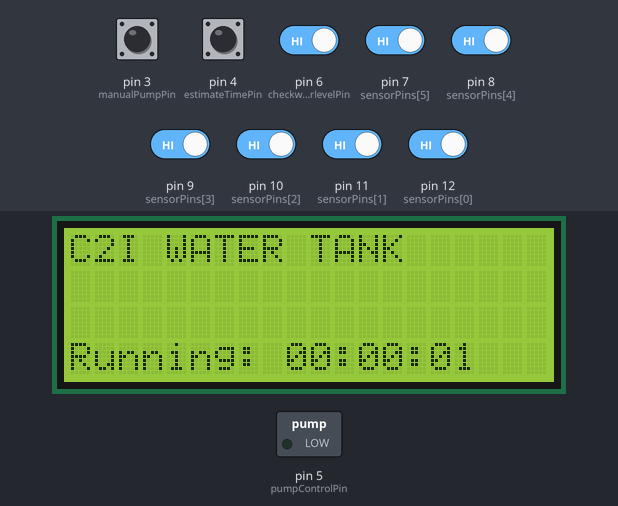
Bench run of a sketch on a simulated Arduino Uno, built with avr-gcc and run on an emulated ATmega328P. Shown: 20×4 character LCD, switched loads named in the sketch (green lamp = pin HIGH). The test bench sets the inputs (shaded band); at power-on: pin 3 (manualPumpPin), pin 4 (estimateTimePin), pin 6 (checkwaterlevelPin), pin 7 (sensorPins[5]), pin 8 (sensorPins[4]), pin 9 (sensorPins[3]), pin 10 (sensorPins[2]), pin 11 (sensorPins[1]), pin 12 (sensorPins[0]) HIGH. What the sketch prints to the serial monitor is not drawn.

Above: at 1.29 s.
1.3 s: pin 3 (manualPumpPin) pulled LOW for 0.15 s
At 4.0 s:
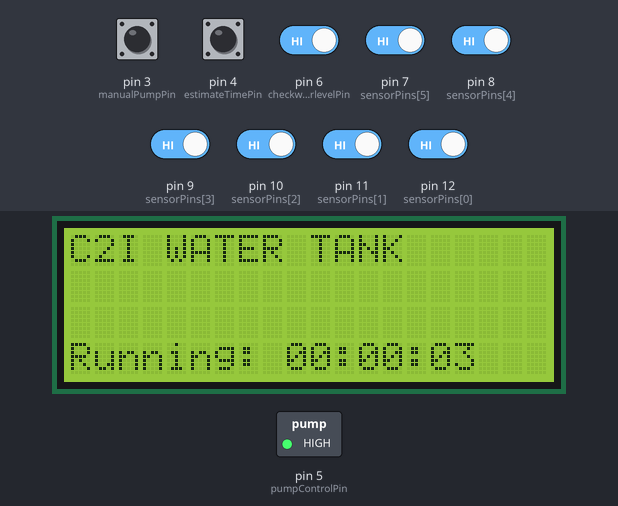
4.4 s: pin 4 (estimateTimePin) pulled LOW for 0.15 s
At 5.7 s:
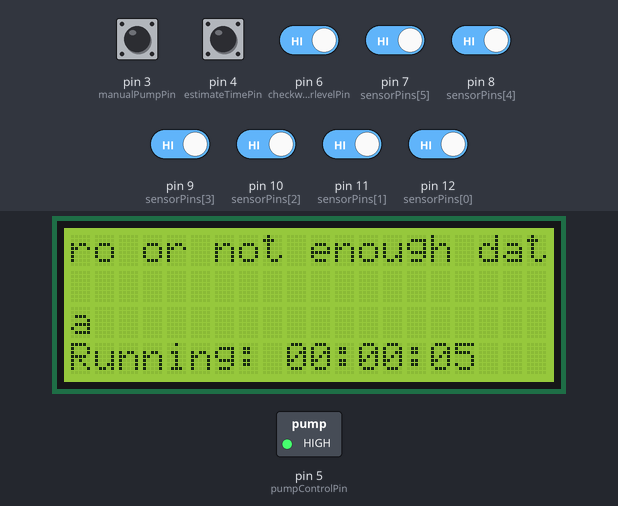
7.5 s: pin 6 (checkwaterlevelPin) driven LOW
At 9.9 s:
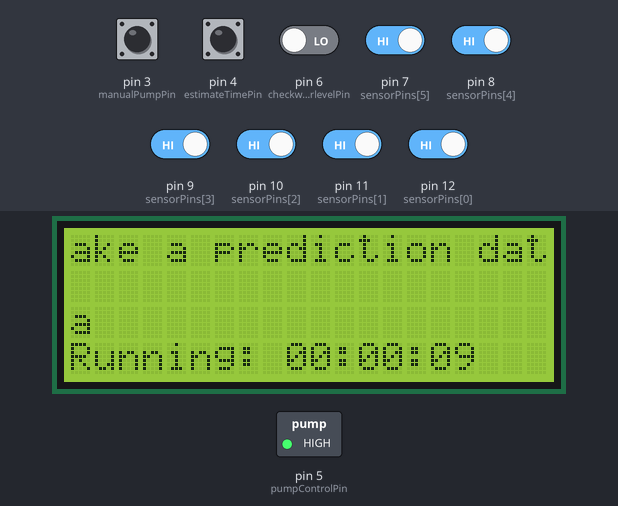
10.5 s: pin 7 (sensorPins[5]) driven LOW
At 12.0 s:
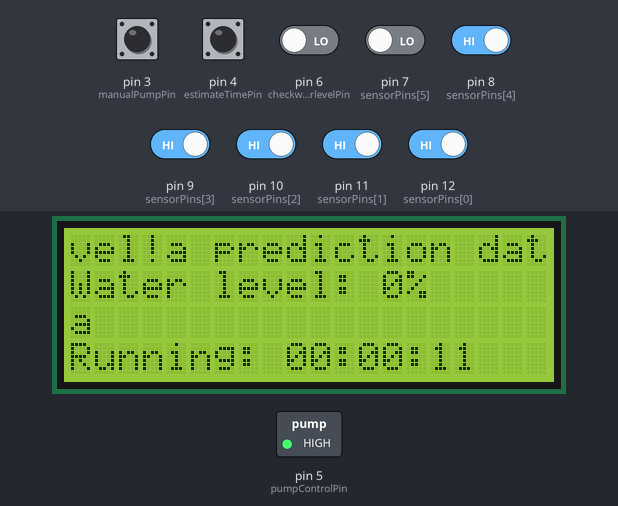
13.5 s: pin 8 (sensorPins[4]) driven LOW
At 14.9 s:
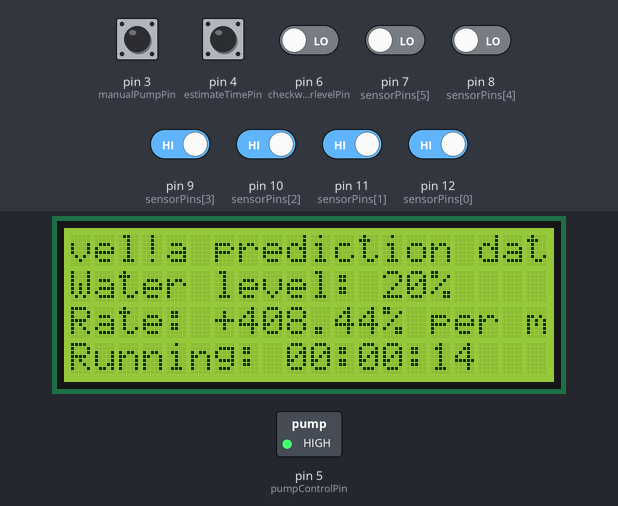
16.5 s: pin 11 (sensorPins[1]) driven LOW
At 19.0 s:
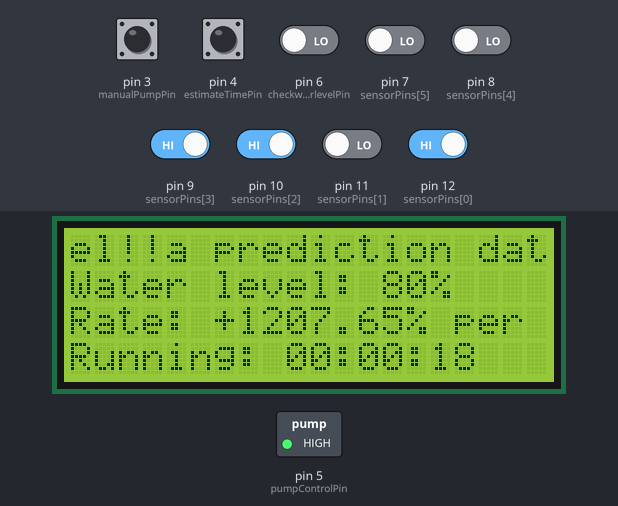
Timing chart, 0 to 20.5 s (numbered marks = the images above; inputs shaded):
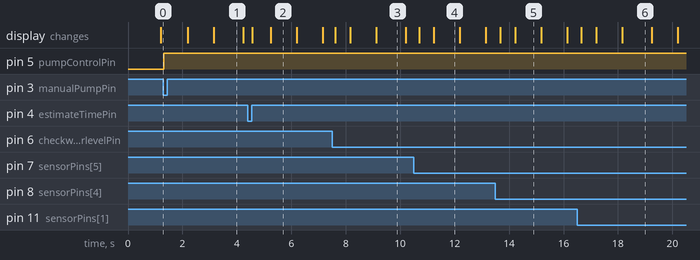

Measured:
- after the input at 1.3 s, pin 5 (pumpControlPin): LOW → HIGH at once
- after the input at 4.4 s, the display: first changes after 0.17 s (image 2 shows a later state)
- after the input at 7.5 s, the display: first changes after 0.12 s (image 3 shows a later state)
- after the input at 10.5 s, the display: first changes after 0.20 s (image 4 shows a later state)
- after the input at 13.5 s, the display: first changes after 0.18 s (image 5 shows a later state)
- after the input at 16.5 s, the display: first changes after 0.16 s (image 6 shows a later state)
- what the display in image 1 shows lasts 1.1 s, from 3.1 s to 4.2 s

The sketch:

main.ino
```cpp
#include <Wire.h>
#include <LiquidCrystal_I2C.h>

// Define the sensor pins and the checkwaterlevel pin
const uint8_t sensorPins[] = { 12, 11, 10, 9, 8, 7 }; // 6 water level sensors
const uint8_t checkwaterlevelPin = 6; // Push button for predicting water level
const uint8_t estimateTimePin = 4; // Push button for estimating time to 100% or 0%
const uint8_t pumpControlPin = 5; // Pin to control the pump (connected to a relay or similar device)
const uint8_t manualPumpPin = 3; // Push button to manually control pump

// Define arrays to track sensor states and trigger times
bool sensorStates[6] = { HIGH, HIGH, HIGH, HIGH, HIGH, HIGH };
unsigned long sensortriggermultipletime[6] = {0, 0, 0, 0, 0, 0};

bool predictwaterlevel = HIGH; // Track the previous state of the predict sensor
bool estimateTimeState = HIGH; // Track the previous state of the estimate time sensor
bool manualPumpState = HIGH; // Track the previous state of the manual pump sensor

// Variables to track water level and rate of change
int lastLevel = -1;
float rateOfChange = 0.0;
int currentLevel = -1;
int lastAlarmLevel = -1;
bool pumpManualState = false; // Track the manual state of the pump

// Overflow handling
unsigned long previousMillis = 0;
unsigned long overflowOffset = 0;

// Running time
unsigned long startTime = 0;

// Initialize the LCD
LiquidCrystal_I2C lcd(0x27, 20, 4);

void setup() {
  Serial.begin(115200);
  lcd.begin();
  lcd.backlight();
  lcd.clear();
  lcd.setCursor(0, 0);
  lcd.print("C2I WATER TANK");
  Serial.println("C2I WATER TANK");

  // Initialize sensor pins
  for (byte i = 0; i < 6; i++) {
    pinMode(sensorPins[i], INPUT_PULLUP);
  }
  pinMode(checkwaterlevelPin, INPUT_PULLUP); // Initialize the checkwaterlevel pin
  pinMode(estimateTimePin, INPUT_PULLUP); // Initialize the estimate time pin
  pinMode(manualPumpPin, INPUT_PULLUP); // Initialize the manual pump control pin
  pinMode(pumpControlPin, OUTPUT); // Initialize the pump control pin
  digitalWrite(pumpControlPin, LOW); // Ensure pump is initially off

  // Initialize start time
  startTime = getCorrectedMillis();
}

void loop() {
  handleMillisOverflow(); // Handle overflow of millis() to prevent issues with long runtimes
  checksensors(); // Check the state of each water level sensor
  handlePredictsensor(); // Handle the predict water level button
  handleEstimateTimeSensor(); // Handle the estimate time to full/empty button
  handleManualPumpSensor(); // Handle the manual pump control button
  checkAlarmCondition(); // Check if the water level is at a critical level
  controlPump(); // Control the pump based on water level and manual control
  displayRunningHours(); // Display the running hours on the LCD
  delay(100); // Delay for stability
}

/**
 * Handle overflow of millis() to ensure continuous operation.
 */
void handleMillisOverflow() {
  unsigned long currentMillis = millis();
  if (currentMillis < previousMillis) {
    overflowOffset += 0xFFFFFFFF; // Increment the overflow offset by the max value of unsigned long
  }
  previousMillis = currentMillis;
}

/**
 * Get the corrected value of millis() accounting for overflow.
 * @return Corrected millis value.
 */
unsigned long getCorrectedMillis() {
  return millis() + overflowOffset;
}

/**
 * Check the state of each water level sensor and handle trigger events.
 */
void checksensors() {
  for (byte i = 0; i < 6; i++) {
    byte sensorPin = sensorPins[i];
    bool currentState = digitalRead(sensorPin);

    // Check if the sensor state has changed from HIGH to LOW
    if (currentState == LOW && sensorStates[i] == HIGH) {
      handlesensorTrigger(i);
    }
    sensorStates[i] = currentState;
  }
}

/**
 * Handle the event when a water level sensor is triggered.
 * @param sensorIndex Index of the triggered sensor.
 */
void handlesensorTrigger(byte sensorIndex) {
  unsigned long currentTime = getCorrectedMillis();
  currentLevel = sensorIndex * 20; // Update current water level

  if (lastLevel != -1 && lastLevel != sensorIndex) {
    calculateRateOfChange(currentTime, sensorIndex);
  }

  displayWaterLevel(sensorIndex);
  sensortriggermultipletime[sensorIndex] = currentTime; // Update the last trigger time
  lastLevel = sensorIndex; // Update the last level
}

/**
 * Calculate the rate of change of the water level.
 * @param currentTime Current time in milliseconds.
 * @param sensorIndex Index of the triggered sensor.
 */
void calculateRateOfChange(unsigned long currentTime, byte sensorIndex) {
  unsigned long timeDiff = currentTime - sensortriggermultipletime[lastLevel];
  float timeDiffMinutes = timeDiff / 60000.0; // Convert to minutes
  rateOfChange = (lastLevel * 20.0 - sensorIndex * 20.0) / timeDiffMinutes; // Percentage per minute
  String rateMsg = "Rate: ";
  if (rateOfChange < 0) {
    rateMsg += String(rateOfChange, 2) + "% per min"; // Negative indicates decrease
  } else {
    rateMsg += "+" + String(rateOfChange, 2) + "% per min"; // Positive indicates increase
  }
  displayMessage(2, rateMsg);
  Serial.println(rateMsg);
}

/**
 * Display the current water level on the LCD.
 * @param sensorIndex Index of the triggered sensor.
 */
void displayWaterLevel(byte sensorIndex) {
  String levelMsg;
  switch (sensorIndex) {
    case 0: levelMsg = "Water level: Full"; break;
    case 1: levelMsg = "Water level: 80%"; break;
    case 2: levelMsg = "Water level: 60%"; break;
    case 3: levelMsg = "Water level: 40%"; break;
    case 4: levelMsg = "Water level: 20%"; break;
    case 5: levelMsg = "Water level: 0%"; break;
  }
  displayMessage(1, levelMsg);
  Serial.println(levelMsg);
}

/**
 * Handle the predict water level button.
 */
void handlePredictsensor() {
  bool currentPredictState = digitalRead(checkwaterlevelPin);
  if (currentPredictState == LOW && predictwaterlevel == HIGH) {
    predictWaterLevel();
  }
  predictwaterlevel = currentPredictState;
}

/**
 * Predict the water level based on the current rate of change.
 */
void predictWaterLevel() {
  if (lastLevel != -1) {
    unsigned long currentTime = getCorrectedMillis();
    unsigned long timeDiff = currentTime - sensortriggermultipletime[lastLevel];
    float timeDiffMinutes = timeDiff / 60000.0; // Convert to minutes
    float predictedLevel = 100 - (lastLevel * 20.0 - (rateOfChange * timeDiffMinutes)); // Prediction based on rate of change
    predictedLevel = constrain(predictedLevel, 0, 100); // Ensure predicted level is within 0-100%
    String predictMsg = "Predicted water level: " + String(predictedLevel) + "%";
    displayMessage(3, predictMsg);
    Serial.println(predictMsg);
  } else {
    String errorMsg = "Not enough data to make a prediction";
    displayMessage(3, errorMsg);
    Serial.println(errorMsg);
  }
}

/**
 * Handle the estimate time to full/empty button.
 */
void handleEstimateTimeSensor() {
  bool currentEstimateState = digitalRead(estimateTimePin);
  if (currentEstimateState == LOW && estimateTimeState == HIGH) {
    estimateTimeToFullOrEmpty();
  }
  estimateTimeState = currentEstimateState;
}

/**
 * Estimate the time to reach 100% or 0% water level based on the current rate of change.
 */
void estimateTimeToFullOrEmpty() {
  if (rateOfChange != 0 && lastLevel != -1) {
    float timeToTarget = 0;
    if (rateOfChange > 0) {
      timeToTarget = (100 - (lastLevel * 20.0)) / rateOfChange;
    } else {
      timeToTarget = (lastLevel * 20.0) / -rateOfChange;
    }
    float timeToTargetMinutes = timeToTarget * 60; // Convert to minutes
    unsigned long hours = (unsigned long)(timeToTargetMinutes / 60);
    unsigned long minutes = (unsigned long)(timeToTargetMinutes) % 60;
    char timeBuffer[10];
    snprintf(timeBuffer, sizeof(timeBuffer), "%02lu:%02lu", hours, minutes);
    String estimateMsg = "Time to target: " + String(timeBuffer);
    displayMessage(3, estimateMsg);
    Serial.println(estimateMsg);
  } else {
    String errorMsg = "Rate of change is zero or not enough data";
    displayMessage(3, errorMsg);
    Serial.println(errorMsg);
  }
}

/**
 * Handle the manual pump control button.
 */
void handleManualPumpSensor() {
  bool currentManualPumpState = digitalRead(manualPumpPin);
  if (currentManualPumpState == LOW && manualPumpState == HIGH) {
    pumpManualState = !pumpManualState;
    if (pumpManualState) {
      digitalWrite(pumpControlPin, HIGH); // Turn on the pump
      String pumpMsg = "Manual Pump ON";
      displayMessage(3, pumpMsg);
      Serial.println(pumpMsg);
    } else {
      digitalWrite(pumpControlPin, LOW); // Turn off the pump
      String pumpMsg = "Manual Pump OFF";
      displayMessage(3, pumpMsg);
      Serial.println(pumpMsg);
    }
  }
  manualPumpState = currentManualPumpState;
}

/**
 * Check if the water level is at a critical level and display an alarm if necessary.
 */
void checkAlarmCondition() {
  if (currentLevel != -1 && (currentLevel <= 20 || currentLevel >= 80)) {
    if (lastAlarmLevel == -1 || abs(currentLevel - lastAlarmLevel) >= 20) {
      String alarmMsg;
      if (currentLevel <= 20) {
        alarmMsg = "ALARM: Low water level!";
      } else if (currentLevel >= 80) {
        alarmMsg = "ALARM: High water level!";
      }
      displayMessage(3, alarmMsg);
      Serial.println(alarmMsg);
      lastAlarmLevel = currentLevel;
    }
  }
}

/**
 * Control the pump based on the water level and manual control state.
 */
void controlPump() {
  if (!pumpManualState) { // Only auto control pump if not in manual mode
    if (currentLevel == 5) { // Water level at 0%
      digitalWrite(pumpControlPin, HIGH); // Turn on the pump
      String pumpMsg = "Pump ON: Water level at 0%";
      displayMessage(3, pumpMsg);
      Serial.println(pumpMsg);
    } else if (currentLevel == 0) { // Water level full
      digitalWrite(pumpControlPin, LOW); // Turn off the pump
      String pumpMsg = "Pump OFF: Water level full";
      displayMessage(3, pumpMsg);
      Serial.println(pumpMsg);
    }
  }
}

/**
 * Display the running hours on the LCD.
 */
void displayRunningHours() {
  unsigned long currentMillis = getCorrectedMillis();
  unsigned long elapsedMillis = currentMillis - startTime;
  unsigned long hours = (elapsedMillis / 3600000) % 24;
  unsigned long minutes = (elapsedMillis / 60000) % 60;
  unsigned long seconds = (elapsedMillis / 1000) % 60;

  char timeBuffer[10];
  snprintf(timeBuffer, sizeof(timeBuffer), "%02lu:%02lu:%02lu", hours, minutes, seconds);

  String runningHoursMsg = "Running: " + String(timeBuffer);
  displayMessage(4, runningHoursMsg);
  Serial.println(runningHoursMsg);
}

/**
 * Display a message on a specific row of the LCD.
 * @param row The row number (0-3) where the message will be displayed.
 * @param message The message to display.
 */
void displayMessage(int row, String message) {
  lcd.setCursor(0, row);
  lcd.print("                    "); // Clear the specific line
  lcd.setCursor(0, row);
  lcd.print(message);
}
```
